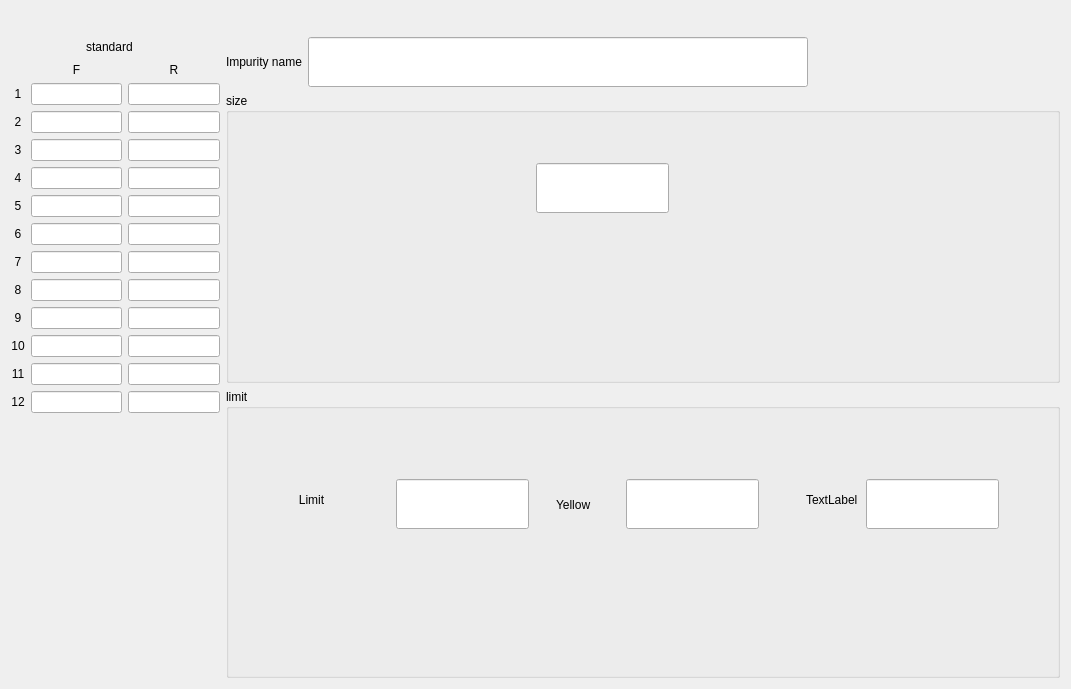
<?xml version="1.0" encoding="UTF-8"?>
<ui version="4.0">
 <class>BudSenseSetWidget</class>
 <widget class="QWidget" name="BudSenseSetWidget">
  <property name="geometry">
   <rect>
    <x>0</x>
    <y>0</y>
    <width>1071</width>
    <height>689</height>
   </rect>
  </property>
  <property name="windowTitle">
   <string>Form</string>
  </property>
  <layout class="QVBoxLayout" name="verticalLayout_3">
   <item>
    <layout class="QHBoxLayout" name="horizontalLayout">
     <item>
      <spacer name="horizontalSpacer_5">
       <property name="orientation">
        <enum>Qt::Horizontal</enum>
       </property>
       <property name="sizeHint" stdset="0">
        <size>
         <width>40</width>
         <height>20</height>
        </size>
       </property>
      </spacer>
     </item>
     <item>
      <widget class="QLabel" name="label_group">
       <property name="minimumSize">
        <size>
         <width>88</width>
         <height>0</height>
        </size>
       </property>
       <property name="maximumSize">
        <size>
         <width>16777215</width>
         <height>50</height>
        </size>
       </property>
       <property name="text">
        <string/>
       </property>
       <property name="alignment">
        <set>Qt::AlignCenter</set>
       </property>
      </widget>
     </item>
     <item>
      <spacer name="horizontalSpacer_6">
       <property name="orientation">
        <enum>Qt::Horizontal</enum>
       </property>
       <property name="sizeHint" stdset="0">
        <size>
         <width>40</width>
         <height>20</height>
        </size>
       </property>
      </spacer>
     </item>
    </layout>
   </item>
   <item>
    <layout class="QHBoxLayout" name="horizontalLayout_4" stretch="2,8">
     <item>
      <layout class="QVBoxLayout" name="verticalLayout">
       <item>
        <layout class="QHBoxLayout" name="horizontalLayout_2">
         <item>
          <spacer name="horizontalSpacer">
           <property name="orientation">
            <enum>Qt::Horizontal</enum>
           </property>
           <property name="sizeHint" stdset="0">
            <size>
             <width>40</width>
             <height>20</height>
            </size>
           </property>
          </spacer>
         </item>
         <item>
          <widget class="QLabel" name="standard_titlelbl">
           <property name="text">
            <string notr="true">standard</string>
           </property>
          </widget>
         </item>
         <item>
          <widget class="QLabel" name="standardlbl">
           <property name="text">
            <string/>
           </property>
          </widget>
         </item>
         <item>
          <spacer name="horizontalSpacer_2">
           <property name="orientation">
            <enum>Qt::Horizontal</enum>
           </property>
           <property name="sizeHint" stdset="0">
            <size>
             <width>40</width>
             <height>20</height>
            </size>
           </property>
          </spacer>
         </item>
        </layout>
       </item>
       <item>
        <layout class="QGridLayout" name="gridLayout">
         <item row="0" column="1">
          <widget class="QLabel" name="label_front">
           <property name="sizePolicy">
            <sizepolicy hsizetype="Preferred" vsizetype="Fixed">
             <horstretch>0</horstretch>
             <verstretch>0</verstretch>
            </sizepolicy>
           </property>
           <property name="text">
            <string notr="true">F</string>
           </property>
           <property name="alignment">
            <set>Qt::AlignCenter</set>
           </property>
          </widget>
         </item>
         <item row="0" column="2">
          <widget class="QLabel" name="label_rear">
           <property name="sizePolicy">
            <sizepolicy hsizetype="Preferred" vsizetype="Fixed">
             <horstretch>0</horstretch>
             <verstretch>0</verstretch>
            </sizepolicy>
           </property>
           <property name="text">
            <string notr="true">R</string>
           </property>
           <property name="alignment">
            <set>Qt::AlignCenter</set>
           </property>
          </widget>
         </item>
         <item row="1" column="0">
          <widget class="QLabel" name="label_1">
           <property name="text">
            <string notr="true">1</string>
           </property>
           <property name="alignment">
            <set>Qt::AlignCenter</set>
           </property>
          </widget>
         </item>
         <item row="1" column="1">
          <widget class="myLineEdit" name="lineEdit">
           <property name="alignment">
            <set>Qt::AlignCenter</set>
           </property>
          </widget>
         </item>
         <item row="1" column="2">
          <widget class="myLineEdit" name="lineEdit_1_0">
           <property name="alignment">
            <set>Qt::AlignCenter</set>
           </property>
          </widget>
         </item>
         <item row="2" column="0">
          <widget class="QLabel" name="label_2">
           <property name="text">
            <string notr="true">2</string>
           </property>
           <property name="alignment">
            <set>Qt::AlignCenter</set>
           </property>
          </widget>
         </item>
         <item row="2" column="1">
          <widget class="myLineEdit" name="lineEdit_2">
           <property name="alignment">
            <set>Qt::AlignCenter</set>
           </property>
          </widget>
         </item>
         <item row="2" column="2">
          <widget class="myLineEdit" name="lineEdit_1_1">
           <property name="alignment">
            <set>Qt::AlignCenter</set>
           </property>
          </widget>
         </item>
         <item row="3" column="0">
          <widget class="QLabel" name="label_3">
           <property name="text">
            <string notr="true">3</string>
           </property>
           <property name="alignment">
            <set>Qt::AlignCenter</set>
           </property>
          </widget>
         </item>
         <item row="3" column="1">
          <widget class="myLineEdit" name="lineEdit_3">
           <property name="alignment">
            <set>Qt::AlignCenter</set>
           </property>
          </widget>
         </item>
         <item row="3" column="2">
          <widget class="myLineEdit" name="lineEdit_1_2">
           <property name="alignment">
            <set>Qt::AlignCenter</set>
           </property>
          </widget>
         </item>
         <item row="4" column="0">
          <widget class="QLabel" name="label_4">
           <property name="text">
            <string notr="true">4</string>
           </property>
           <property name="alignment">
            <set>Qt::AlignCenter</set>
           </property>
          </widget>
         </item>
         <item row="4" column="1">
          <widget class="myLineEdit" name="lineEdit_4">
           <property name="alignment">
            <set>Qt::AlignCenter</set>
           </property>
          </widget>
         </item>
         <item row="4" column="2">
          <widget class="myLineEdit" name="lineEdit_1_3">
           <property name="alignment">
            <set>Qt::AlignCenter</set>
           </property>
          </widget>
         </item>
         <item row="5" column="0">
          <widget class="QLabel" name="label_5">
           <property name="text">
            <string notr="true">5</string>
           </property>
           <property name="alignment">
            <set>Qt::AlignCenter</set>
           </property>
          </widget>
         </item>
         <item row="5" column="1">
          <widget class="myLineEdit" name="lineEdit_5">
           <property name="alignment">
            <set>Qt::AlignCenter</set>
           </property>
          </widget>
         </item>
         <item row="5" column="2">
          <widget class="myLineEdit" name="lineEdit_1_4">
           <property name="alignment">
            <set>Qt::AlignCenter</set>
           </property>
          </widget>
         </item>
         <item row="6" column="0">
          <widget class="QLabel" name="label_6">
           <property name="text">
            <string notr="true">6</string>
           </property>
           <property name="alignment">
            <set>Qt::AlignCenter</set>
           </property>
          </widget>
         </item>
         <item row="6" column="1">
          <widget class="myLineEdit" name="lineEdit_6">
           <property name="alignment">
            <set>Qt::AlignCenter</set>
           </property>
          </widget>
         </item>
         <item row="6" column="2">
          <widget class="myLineEdit" name="lineEdit_1_5">
           <property name="alignment">
            <set>Qt::AlignCenter</set>
           </property>
          </widget>
         </item>
         <item row="7" column="0">
          <widget class="QLabel" name="label_7">
           <property name="text">
            <string notr="true">7</string>
           </property>
           <property name="alignment">
            <set>Qt::AlignCenter</set>
           </property>
          </widget>
         </item>
         <item row="7" column="1">
          <widget class="myLineEdit" name="lineEdit_7">
           <property name="alignment">
            <set>Qt::AlignCenter</set>
           </property>
          </widget>
         </item>
         <item row="7" column="2">
          <widget class="myLineEdit" name="lineEdit_1_6">
           <property name="alignment">
            <set>Qt::AlignCenter</set>
           </property>
          </widget>
         </item>
         <item row="8" column="0">
          <widget class="QLabel" name="label_8">
           <property name="text">
            <string notr="true">8</string>
           </property>
           <property name="alignment">
            <set>Qt::AlignCenter</set>
           </property>
          </widget>
         </item>
         <item row="8" column="1">
          <widget class="myLineEdit" name="lineEdit_8">
           <property name="alignment">
            <set>Qt::AlignCenter</set>
           </property>
          </widget>
         </item>
         <item row="8" column="2">
          <widget class="myLineEdit" name="lineEdit_1_7">
           <property name="alignment">
            <set>Qt::AlignCenter</set>
           </property>
          </widget>
         </item>
         <item row="9" column="0">
          <widget class="QLabel" name="label_9">
           <property name="text">
            <string notr="true">9</string>
           </property>
           <property name="alignment">
            <set>Qt::AlignCenter</set>
           </property>
          </widget>
         </item>
         <item row="9" column="1">
          <widget class="myLineEdit" name="lineEdit_9">
           <property name="alignment">
            <set>Qt::AlignCenter</set>
           </property>
          </widget>
         </item>
         <item row="9" column="2">
          <widget class="myLineEdit" name="lineEdit_1_8">
           <property name="alignment">
            <set>Qt::AlignCenter</set>
           </property>
          </widget>
         </item>
         <item row="10" column="0">
          <widget class="QLabel" name="label_10">
           <property name="text">
            <string notr="true">10</string>
           </property>
           <property name="alignment">
            <set>Qt::AlignCenter</set>
           </property>
          </widget>
         </item>
         <item row="10" column="1">
          <widget class="myLineEdit" name="lineEdit_10">
           <property name="alignment">
            <set>Qt::AlignCenter</set>
           </property>
          </widget>
         </item>
         <item row="10" column="2">
          <widget class="myLineEdit" name="lineEdit_1_9">
           <property name="alignment">
            <set>Qt::AlignCenter</set>
           </property>
          </widget>
         </item>
         <item row="11" column="0">
          <widget class="QLabel" name="label_11">
           <property name="text">
            <string notr="true">11</string>
           </property>
           <property name="alignment">
            <set>Qt::AlignCenter</set>
           </property>
          </widget>
         </item>
         <item row="11" column="1">
          <widget class="myLineEdit" name="lineEdit_11">
           <property name="alignment">
            <set>Qt::AlignCenter</set>
           </property>
          </widget>
         </item>
         <item row="11" column="2">
          <widget class="myLineEdit" name="lineEdit_1_10">
           <property name="alignment">
            <set>Qt::AlignCenter</set>
           </property>
          </widget>
         </item>
         <item row="12" column="0">
          <widget class="QLabel" name="label_12">
           <property name="text">
            <string notr="true">12</string>
           </property>
           <property name="alignment">
            <set>Qt::AlignCenter</set>
           </property>
          </widget>
         </item>
         <item row="12" column="1">
          <widget class="myLineEdit" name="lineEdit_12">
           <property name="alignment">
            <set>Qt::AlignCenter</set>
           </property>
          </widget>
         </item>
         <item row="12" column="2">
          <widget class="myLineEdit" name="lineEdit_1_11">
           <property name="alignment">
            <set>Qt::AlignCenter</set>
           </property>
          </widget>
         </item>
         <item row="13" column="1">
          <spacer name="verticalSpacer">
           <property name="orientation">
            <enum>Qt::Vertical</enum>
           </property>
           <property name="sizeHint" stdset="0">
            <size>
             <width>20</width>
             <height>40</height>
            </size>
           </property>
          </spacer>
         </item>
        </layout>
       </item>
      </layout>
     </item>
     <item>
      <layout class="QVBoxLayout" name="verticalLayout_2">
       <item>
        <layout class="QHBoxLayout" name="horizontalLayout_3">
         <item>
          <widget class="QLabel" name="senseNameLabel">
           <property name="minimumSize">
            <size>
             <width>0</width>
             <height>50</height>
            </size>
           </property>
           <property name="text">
            <string>Impurity name</string>
           </property>
          </widget>
         </item>
         <item>
          <widget class="myLineEdit" name="sNamelineEdit">
           <property name="minimumSize">
            <size>
             <width>500</width>
             <height>50</height>
            </size>
           </property>
           <property name="maximumSize">
            <size>
             <width>200</width>
             <height>16777215</height>
            </size>
           </property>
           <property name="alignment">
            <set>Qt::AlignCenter</set>
           </property>
          </widget>
         </item>
         <item>
          <spacer name="horizontalSpacer_3">
           <property name="orientation">
            <enum>Qt::Horizontal</enum>
           </property>
           <property name="sizeHint" stdset="0">
            <size>
             <width>40</width>
             <height>20</height>
            </size>
           </property>
          </spacer>
         </item>
        </layout>
       </item>
       <item>
        <widget class="QGroupBox" name="groupBox">
         <property name="title">
          <string>size</string>
         </property>
         <widget class="myLineEdit" name="sizeLineEdit">
          <property name="geometry">
           <rect>
            <x>310</x>
            <y>70</y>
            <width>133</width>
            <height>50</height>
           </rect>
          </property>
          <property name="minimumSize">
           <size>
            <width>0</width>
            <height>50</height>
           </size>
          </property>
          <property name="maximumSize">
           <size>
            <width>200</width>
            <height>16777215</height>
           </size>
          </property>
          <property name="text">
           <string notr="true"/>
          </property>
          <property name="alignment">
           <set>Qt::AlignCenter</set>
          </property>
         </widget>
        </widget>
       </item>
       <item>
        <widget class="QGroupBox" name="groupBox_5">
         <property name="title">
          <string notr="true">limit</string>
         </property>
         <widget class="myLineEdit" name="limitLineEdit">
          <property name="geometry">
           <rect>
            <x>170</x>
            <y>90</y>
            <width>133</width>
            <height>50</height>
           </rect>
          </property>
          <property name="minimumSize">
           <size>
            <width>0</width>
            <height>50</height>
           </size>
          </property>
          <property name="maximumSize">
           <size>
            <width>200</width>
            <height>16777215</height>
           </size>
          </property>
          <property name="text">
           <string notr="true"/>
          </property>
          <property name="alignment">
           <set>Qt::AlignCenter</set>
          </property>
         </widget>
         <widget class="QLabel" name="limitLabel">
          <property name="geometry">
           <rect>
            <x>20</x>
            <y>10</y>
            <width>131</width>
            <height>201</height>
           </rect>
          </property>
          <property name="text">
           <string>Limit</string>
          </property>
          <property name="alignment">
           <set>Qt::AlignCenter</set>
          </property>
         </widget>
         <widget class="QLabel" name="yellowLabel">
          <property name="geometry">
           <rect>
            <x>330</x>
            <y>10</y>
            <width>71</width>
            <height>211</height>
           </rect>
          </property>
          <property name="text">
           <string>Yellow</string>
          </property>
         </widget>
         <widget class="myLineEdit" name="yellowLineEdit">
          <property name="geometry">
           <rect>
            <x>400</x>
            <y>90</y>
            <width>133</width>
            <height>50</height>
           </rect>
          </property>
          <property name="minimumSize">
           <size>
            <width>0</width>
            <height>50</height>
           </size>
          </property>
          <property name="maximumSize">
           <size>
            <width>200</width>
            <height>16777215</height>
           </size>
          </property>
          <property name="text">
           <string notr="true"/>
          </property>
          <property name="alignment">
           <set>Qt::AlignCenter</set>
          </property>
         </widget>
         <widget class="QLabel" name="blackLabel">
          <property name="geometry">
           <rect>
            <x>580</x>
            <y>20</y>
            <width>54</width>
            <height>181</height>
           </rect>
          </property>
          <property name="text">
           <string>TextLabel</string>
          </property>
         </widget>
         <widget class="myLineEdit" name="blackLineEdit">
          <property name="geometry">
           <rect>
            <x>640</x>
            <y>90</y>
            <width>133</width>
            <height>50</height>
           </rect>
          </property>
          <property name="minimumSize">
           <size>
            <width>0</width>
            <height>50</height>
           </size>
          </property>
          <property name="maximumSize">
           <size>
            <width>200</width>
            <height>16777215</height>
           </size>
          </property>
          <property name="text">
           <string notr="true"/>
          </property>
          <property name="alignment">
           <set>Qt::AlignCenter</set>
          </property>
         </widget>
        </widget>
       </item>
      </layout>
     </item>
    </layout>
   </item>
  </layout>
 </widget>
 <customwidgets>
  <customwidget>
   <class>myLineEdit</class>
   <extends>QLineEdit</extends>
   <header location="global">mysortwidget/mylineedit.h</header>
  </customwidget>
 </customwidgets>
 <resources/>
 <connections/>
</ui>
